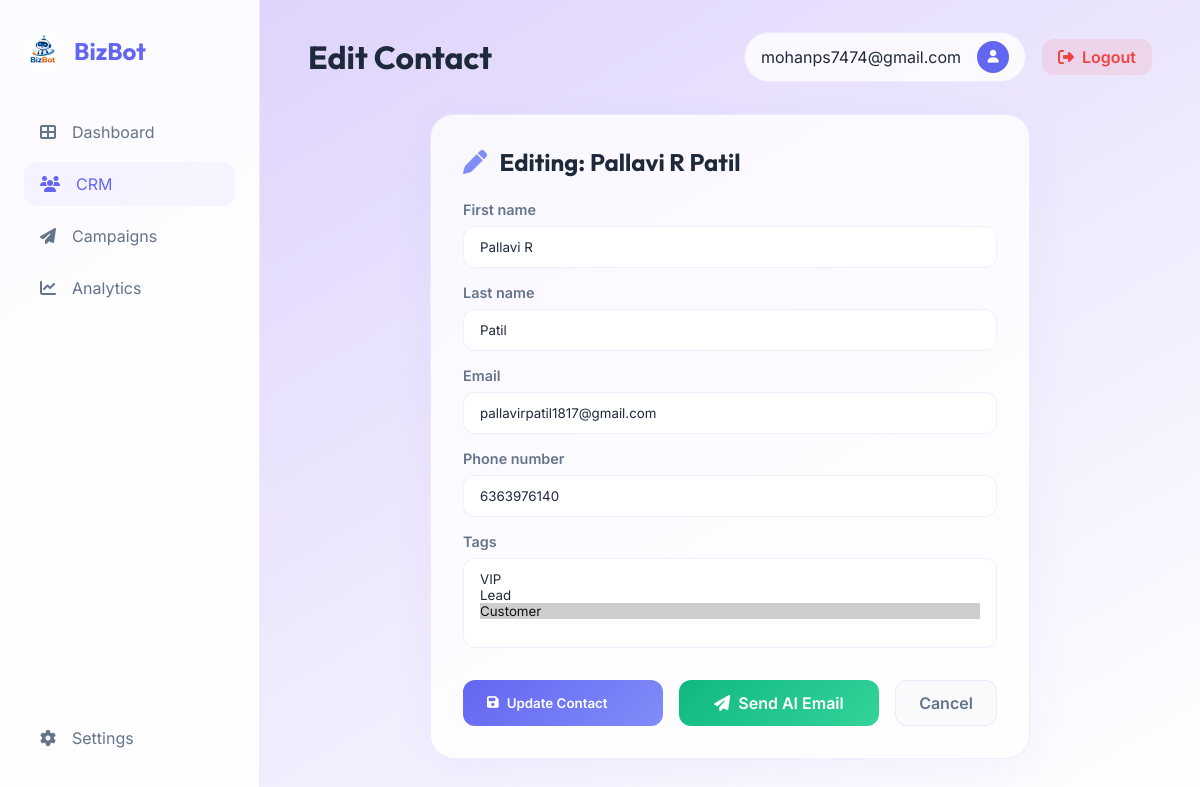
/crm/edit/10/ (signed in), run on the app's committed database.
### crm/models.py (models this page shows)
class Contact(models.Model):
    first_name = models.CharField(max_length=100)
    last_name = models.CharField(max_length=100)
    email = models.EmailField(unique=True)
    phone_number = models.CharField(max_length=20, blank=True, null=True)
    tags = models.ManyToManyField(Tag, blank=True)
    created_at = models.DateTimeField(auto_now_add=True)
    updated_at = models.DateTimeField(auto_now=True)
    def __str__(self):
        return f"{self.first_name} {self.last_name}"

### crm/views.py (the view)
# urls.py: path('edit/<int:pk>/', views.contact_edit, name='contact_edit'),
@login_required
def contact_edit(request, pk):
    contact = get_object_or_404(Contact, pk=pk)
    if request.method == 'POST':
        form = ContactForm(request.POST, instance=contact)
        if form.is_valid():
            form.save()
            return redirect('contact_list')
    else:
        form = ContactForm(instance=contact)
    return render(request, 'crm/contact_form.html', {'form': form, 'contact': contact, 'editing': True})

### crm/forms.py
class ContactForm(forms.ModelForm):
    class Meta:
        model = Contact
        fields = ['first_name', 'last_name', 'email', 'phone_number', 'tags']
        widgets = {
            'first_name': forms.TextInput(attrs={'class': 'form-input', 'placeholder': 'First Name'}),
            'last_name': forms.TextInput(attrs={'class': 'form-input', 'placeholder': 'Last Name'}),
            'email': forms.EmailInput(attrs={'class': 'form-input', 'placeholder': 'Email Address'}),
            'phone_number': forms.TextInput(attrs={'class': 'form-input', 'placeholder': 'Phone Number'}),
            'tags': forms.SelectMultiple(attrs={'class': 'form-input'}),
        }

### crm/models.py (called while the page is built)
    def __str__(self):
        return self.name

### templates/crm/contact_form.html (shortened to what this page needs)
{% extends 'base.html' %}
{% block page_title %}{% if editing %}Edit Contact{% else %}New Contact{% endif %}{% endblock %}
{% block content %}
<div class="fade-in" style="max-width: 600px; margin: 0 auto;">
    <div class="glass-card">
        <h2 style="margin-bottom: 1.5rem;">
            {% if editing %}
                <i class="fas fa-pen" style="color: #818cf8; margin-right: 0.5rem;"></i>
                Editing: {{ contact }}
            {% else %}
                <i class="fas fa-user-plus" style="margin-right: 0.5rem;"></i>
                Contact Details
            {% endif %}
        </h2>
        <form method="post">
            {% for field in form %}
            <div class="form-group">
                <label class="form-label" for="{{ field.id_for_label }}">{{ field.label }}</label>
                {{ field }}
            </div>
            {% endfor %}
            <div style="display: flex; gap: 1rem; margin-top: 2rem; flex-wrap: wrap;">
                <button type="submit" class="btn btn-primary" style="flex: 1; min-width: 200px;">
                    {% if editing %}
                        <i class="fas fa-save"></i> Update Contact
                    {% else %}
                        <i class="fas fa-save"></i> Save Contact
                    {% endif %}
                </button>
                {% if editing or contact.email %}
                <a href="{% url 'chatbot' %}?query=Draft a professional email to {{ contact.email }}"
                   class="btn"
                   style="flex: 1; min-width: 200px; background: linear-gradient(135deg, #10b981, #34d399); color: white; border: none; display: flex; align-items: center; justify-content: center; gap: 0.5rem; text-decoration: none;">
                    <i class="fas fa-paper-plane"></i> Send AI Email
                </a>
                {% endif %}
                <a href="{% url 'contact_list' %}" class="btn"
                    style="flex: 1; min-width: 100px; background: var(--bg-dark); border: 1px solid var(--glass-border); color: var(--text-dim); display: flex; align-items: center; justify-content: center;">
                    Cancel
                </a>
            </div>
        </form>
    </div>
</div>
{% endblock %}

### templates/base.html (shortened to what this page needs)
{% load static %}
<!DOCTYPE html>
<html lang="en">
<head>
    <link rel="stylesheet" href="https://cdnjs.cloudflare.com/ajax/libs/font-awesome/6.4.0/css/all.min.css">
    <link rel="stylesheet" href="{% static 'css/style.css' %}">
</head>
<body>
    <aside>
        <a href="/" class="brand">
            <img src="{% static 'img/logo.jpg' %}" alt="BizBot Logo" class="brand-logo">
            <span>BizBot</span>
        </a>
        <ul class="nav-links">
            <li class="nav-item">
                <a href="{% url 'dashboard' %}"
                    class="nav-link {% if request.resolver_match.url_name == 'dashboard' %}active{% endif %}">
                    <i class="fas fa-th-large"></i>
                    <span>Dashboard</span>
                </a>
            </li>
            <li class="nav-item">
                <a href="{% url 'contact_list' %}" class="nav-link {% if 'crm' in request.path %}active{% endif %}">
                    <i class="fas fa-users"></i>
                    <span>CRM</span>
                </a>
            </li>
            <li class="nav-item">
                <a href="{% url 'campaign_list' %}"
                    class="nav-link {% if 'campaigns' in request.path %}active{% endif %}">
                    <i class="fas fa-paper-plane"></i>
                    <span>Campaigns</span>
                </a>
            </li>
            <li class="nav-item">
                <a href="#" class="nav-link">
                    <i class="fas fa-chart-line"></i>
                    <span>Analytics</span>
                </a>
            </li>
        </ul>
        <div class="nav-item" style="margin-top: auto;">
            <a href="{% url 'settings' %}" class="nav-link {% if request.resolver_match.url_name == 'settings' %}active{% endif %}">
                <i class="fas fa-cog"></i>
                <span>Settings</span>
            </a>
        </div>
    </aside>
    <main>
        <header class="top-bar">
            <h1>{% block page_title %}Dashboard{% endblock %}</h1>
            <div style="display: flex; align-items: center; gap: 1rem;">
                <div class="user-profile">
                    <span>{{ user.username|default:"Business Owner" }}</span>
                    <div class="avatar">
                        <i class="fas fa-user"></i>
                    </div>
                </div>
                <a href="{% url 'handle_logout' %}" class="btn"
                    style="background: rgba(239, 68, 68, 0.1); color: #ef4444; padding: 0.5rem 1rem;">
                    <i class="fas fa-sign-out-alt"></i> Logout
                </a>
            </div>
        </header>
        {% block content %}{% endblock %}
    </main>
</body>
</html>

### static/css/style.css (style rules this page uses)
:root { --primary: #6366f1; --primary-light: #818cf8; --secondary: #ec4899; --bg-dark: #f8fafc; --bg-card: rgba(255, 255, 255, 0.8); --text-main: #1e293b; --text-dim: #64748b; --accent: #10b981; --glass-border: rgba(99, 102, 241, 0.1); }
* { margin: 0; padding: 0; box-sizing: border-box; }
body { font-family: 'Inter', sans-serif; background-color: var(--bg-dark); color: var(--text-main); background-image: linear-gradient(150deg, rgba(200, 179, 250, 0.607), white); background-repeat: no-repeat; background-attachment: fixed; min-height: 100vh; display: flex; overflow-x: hidden; }
h1, h2, h3, .brand, .form_container h1 { font-family: 'Outfit', sans-serif; }
aside { width: 260px; background: rgba(255, 255, 255, 0.9); backdrop-filter: blur(10px); border-right: 1px solid var(--glass-border); height: 100vh; position: fixed; left: 0; top: 0; z-index: 100; padding: 2rem 1.5rem; display: flex; flex-direction: column; }
.brand { font-size: 1.5rem; font-weight: 700; margin-bottom: 2.5rem; display: flex; align-items: center; gap: 0.75rem; color: var(--primary); text-decoration: none; }
.brand-logo { width: 38px; height: 38px; object-fit: contain; border-radius: 10px; }
.nav-links, .nav_links { list-style: none; flex-grow: 1; }
.nav-item { margin-bottom: 0.5rem; }
.nav-link, .nav_links a { display: flex; align-items: center; gap: 1rem; padding: 0.75rem 1rem; color: var(--text-dim); text-decoration: none; border-radius: 12px; transition: all 0.3s ease; }
.nav-link:hover, .nav-link.active, .nav_links a:hover { background: rgba(99, 102, 241, 0.05); color: var(--primary); }
main { flex-grow: 1; padding: 2rem 3rem; margin-left: 260px; max-width: calc(100% - 260px); }
.top-bar { display: flex; justify-content: space-between; align-items: center; margin-bottom: 2rem; }
.user-profile { display: flex; align-items: center; gap: 1rem; background: var(--bg-card); padding: 0.5rem 1rem; border-radius: 50px; border: 1px solid var(--glass-border); }
.avatar { width: 32px; height: 32px; border-radius: 50%; background: var(--primary); color: white; display: flex; align-items: center; justify-content: center; font-size: 0.8rem; }
.glass-card, .form_container { background: var(--bg-card); backdrop-filter: blur(12px); border: 1px solid var(--glass-border); border-radius: 24px; padding: 2rem; box-shadow: 0 10px 40px rgba(99, 102, 241, 0.05); }
.btn, .input_feilds button { padding: 0.75rem 1.5rem; border-radius: 12px; font-weight: 600; cursor: pointer; transition: all 0.3s ease; text-decoration: none; display: inline-flex; align-items: center; gap: 0.5rem; border: none; font-family: inherit; }
.btn-primary, .input_feilds button { background: linear-gradient(135deg, var(--primary), var(--primary-light)); color: white; }
.form-group, .input_feilds { margin-bottom: 1rem; display: flex; flex-direction: column; gap: 8px; }
.form-label, .input_feilds label { display: block; color: var(--text-dim); font-size: 0.9rem; font-weight: 600; }
.form-input, .input_feilds input { width: 100%; padding: 0.75rem 1rem; background: white; border: 1px solid var(--glass-border); border-radius: 12px; color: var(--text-main); font-family: inherit; transition: all 0.3s ease; }
.fade-in { animation: fadeIn 0.5s ease forwards; }

### data on the page
Contact: first_name+last_name "Pallavi R Patil", form "Pallavi R" "Patil" "pallavirpatil1817@gmail.com" "6363976140"

### other printed values
{{ user.username|default:"Business Owner" }} "mohanps7474@gmail.com"
{{ field.label }} "First name" "Last name" "Email" "Phone number" "Tags"
